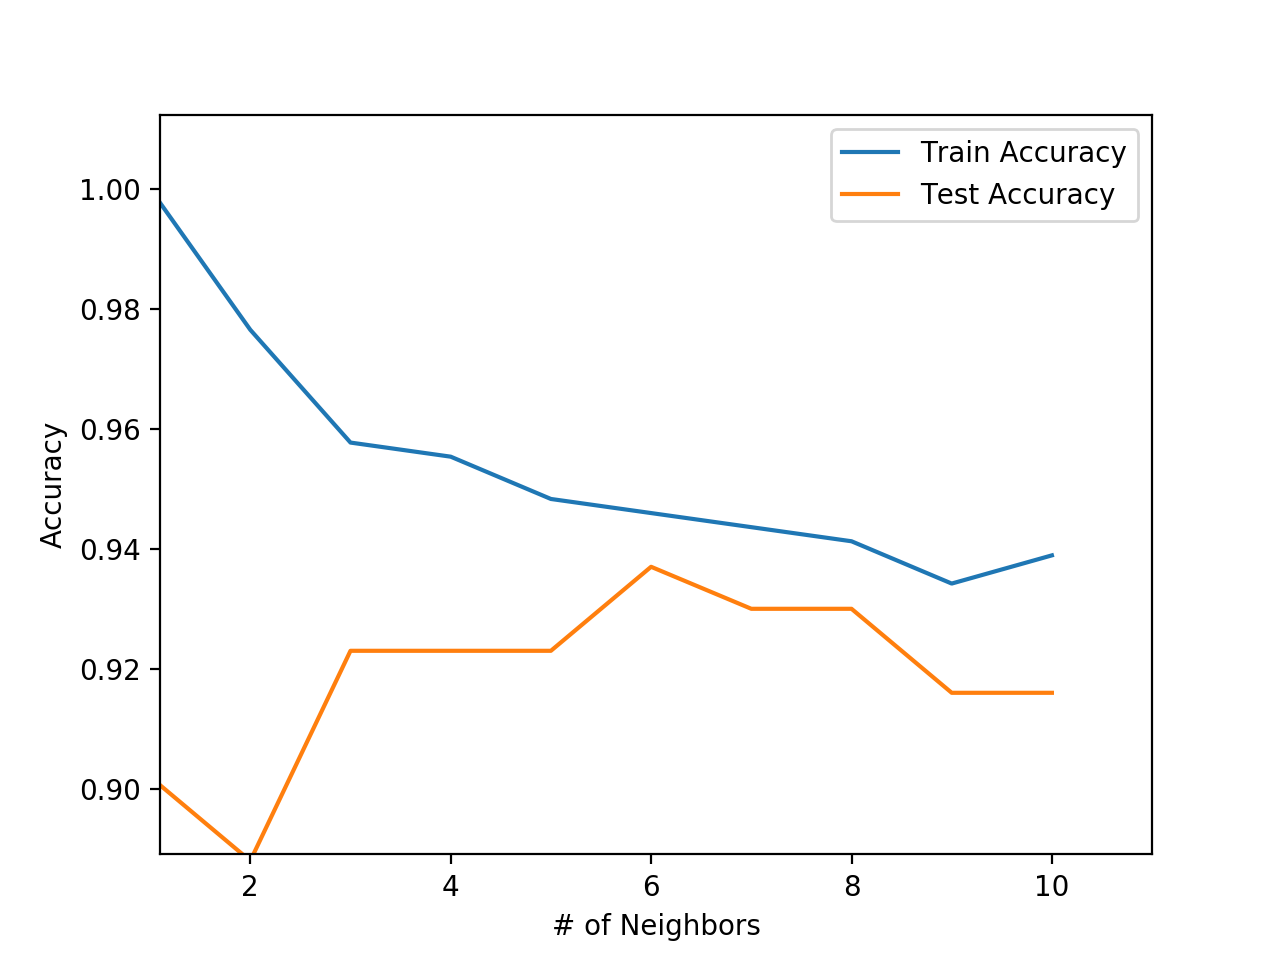

Write Python code to recreate this figure.
from sklearn.datasets import load_breast_cancer
from sklearn.neighbors import KNeighborsClassifier
from sklearn.model_selection import train_test_split
import matplotlib.pyplot as plt

cancer = load_breast_cancer()
# print(cancer.DESCR)

# print(cancer.feature_names)
# print(cancer.target_names)
# print(type(cancer.data))
# print(cancer.data.shape)

x_train, x_test, y_train, y_test = train_test_split(cancer.data, cancer.target,
    stratify=cancer.target, random_state=42)
knn = KNeighborsClassifier()
knn.fit(x_train, y_train)
print(knn)
# KNeighborsClassifier(algorithm='auto', leaf_size=30, metric='minkowski',
    # metric_params=None, n_jobs=1, n_neighbors=5, p=2, weights='uniform')
print('Accuracy of kNN, n=5, on training: {:.3f}'.format(knn.score(x_train, y_train)))
print('Accuracy of kNN, n=5, on test: {:.3f}'.format(knn.score(x_test, y_test)))


x_train, x_test, y_train, y_test = train_test_split(cancer.data, cancer.target, stratify=cancer.target, random_state=66)
train_accuracy = []
test_accuracy = []
neighbors = range(1, 11)
for n in neighbors:
    classifier = KNeighborsClassifier(n_neighbors=n)
    classifier.fit(x_train, y_train)
    train_accuracy.append(classifier.score(x_train, y_train))
    test_accuracy.append(classifier.score(x_test, y_test))

plt.plot(neighbors, train_accuracy, label='Train Accuracy')
plt.plot(neighbors, test_accuracy, label='Test Accuracy')
plt.ylabel('Accuracy')
plt.xlabel('# of Neighbors')
plt.legend()
plt.show()
